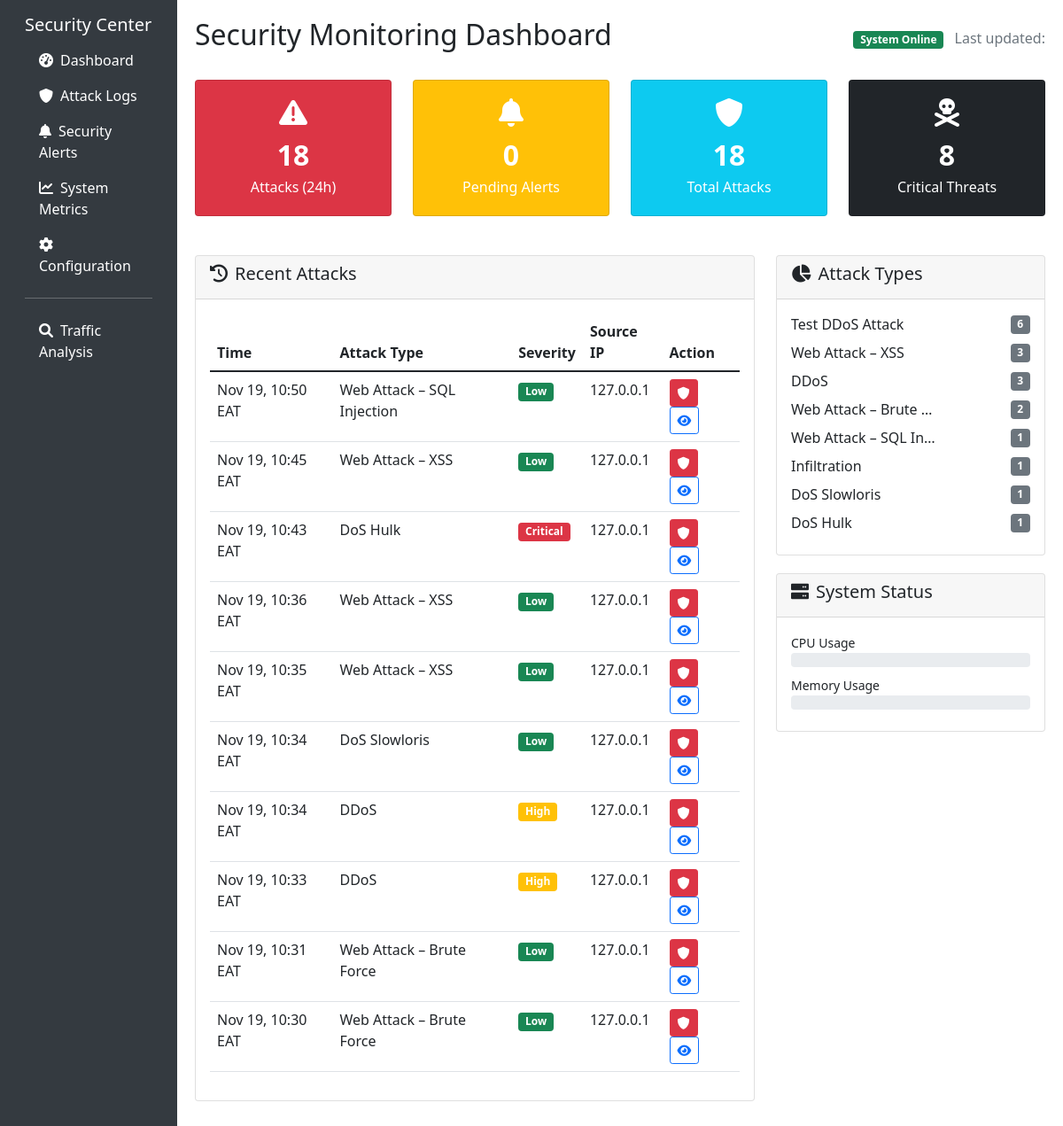
The page /dashboard/ (signed in) on the database its author committed.
### cyberattack/models.py (models this page shows, shortened)
class AttackLog(models.Model):
    ATTACK_TYPES = [
        (0, 'BENIGN'),
        (1, 'DDoS'),
        (2, 'FTP-Patator'),
        (3, 'SSH-Patator'),
        (4, 'DoS Hulk'),
        (5, 'DoS GoldenEye'),
        (6, 'DoS Slowloris'),
        (7, 'DoS Slowhttptest'),
        (8, 'Heartbleed'),
        (9, 'Web Attack – Brute Force'),
        (10, 'Web Attack – XSS'),
        (11, 'Web Attack – SQL Injection'),
        (12, 'Infiltration'),
    ]
    SEVERITY_LEVELS = [
        ('Low', 'Low'),
        ('Medium', 'Medium'),
        ('High', 'High'),
        ('Critical', 'Critical'),
    ]
    STATUS_CHOICES = [
        ('detected', 'Detected'),
        ('investigating', 'Under Investigation'),
        ('resolved', 'Resolved'),
        ('false_positive', 'False Positive'),
    ]
    attack_type = models.IntegerField(choices=ATTACK_TYPES, default=0)
    attack_name = models.CharField(max_length=100)
    severity = models.CharField(max_length=20, choices=SEVERITY_LEVELS, default='Medium')
    confidence_score = models.FloatField(default=0.0)
    destination_port = models.FloatField()
    flow_iat_min = models.FloatField()
    init_win_bytes_forward = models.FloatField()
    flow_duration = models.FloatField()
    total_length_of_fwd_packets = models.FloatField()
    init_win_bytes_backward = models.FloatField()
    flow_bytes_s = models.FloatField()
    fwd_iat_min = models.FloatField()
    bwd_packets_s = models.FloatField()
    fwd_packet_length_max = models.FloatField()
    bwd_iat_total = models.FloatField()
    fin_flag_count = models.FloatField()
    flow_packets_s = models.FloatField()
    source_ip = models.GenericIPAddressField(null=True, blank=True)
    user_agent = models.TextField(null=True, blank=True)
    request_path = models.CharField(max_length=500, null=True, blank=True)
    timestamp = models.DateTimeField(default=django_timezone.now)
    scenario_name = models.CharField(max_length=200, default='Unknown')
    status = models.CharField(max_length=20, choices=STATUS_CHOICES, default='detected')
    investigated_by = models.ForeignKey(User, on_delete=models.SET_NULL, null=True, blank=True)
    investigation_notes = models.TextField(blank=True)
    resolved_at = models.DateTimeField(null=True, blank=True)
    class Meta:
        ordering = ['-timestamp']
        indexes = [
            models.Index(fields=['timestamp']),
            models.Index(fields=['attack_type']),
            models.Index(fields=['severity']),
            models.Index(fields=['status']),
        ]

### cyberattack/admin_views.py (the view)
# urls.py: path('dashboard/', admin_views.admin_dashboard, name='admin_dashboard'),
@login_required
@user_passes_test(is_admin)
def admin_dashboard(request):
    now = timezone.now()
    last_24h = now - timedelta(hours=24)
    last_7d = now - timedelta(days=7)
    stats = {
        'total_attacks': AttackLog.objects.exclude(attack_type=0).count(),
        'attacks_24h': AttackLog.objects.exclude(attack_type=0).filter(timestamp__gte=last_24h).count(),
        'attacks_7d': AttackLog.objects.exclude(attack_type=0).filter(timestamp__gte=last_7d).count(),
        'pending_alerts': SecurityAlert.objects.filter(is_resolved=False).count(),
        'critical_attacks': AttackLog.objects.filter(severity='Critical').count(),
    }
    recent_attacks = AttackLog.objects.exclude(attack_type=0).order_by('-timestamp')[:10]
    attack_distribution = AttackLog.objects.exclude(attack_type=0).values('attack_name').annotate(
        count=Count('id')
    ).order_by('-count')[:10]
    severity_distribution = AttackLog.objects.exclude(attack_type=0).values('severity').annotate(
        count=Count('id')
    )
    latest_metrics = SystemMetrics.objects.first()
    context = {
        'stats': stats,
        'recent_attacks': recent_attacks,
        'attack_distribution': attack_distribution,
        'severity_distribution': severity_distribution,
        'latest_metrics': latest_metrics,
    }
    return render(request, 'cyberattack/admin_dashboard.html', context)

### cyberattack/admin_views.py (called while the page is built)
def is_admin(user):
    return user.is_staff or user.is_superuser

### cyberattack/models.py (called while the page is built)
    @classmethod
    def get_status(cls):
        maintenance, created = cls.objects.get_or_create(pk=1)
        return maintenance

### cyberattack/templates/cyberattack/admin_dashboard.html (shortened to what this page needs)
<!DOCTYPE html>
<html>
<head>
    <link href="https://cdn.jsdelivr.net/npm/bootstrap@5.1.3/dist/css/bootstrap.min.css" rel="stylesheet">
    <link href="https://cdnjs.cloudflare.com/ajax/libs/font-awesome/6.0.0/css/all.min.css" rel="stylesheet">
</head>
<body>
    <div class="container-fluid">
        <div class="row">
            <div class="col-md-2 sidebar">
                <div class="p-3">
                    <h5 class="text-white">Security Center</h5>
                    <nav class="nav flex-column">
                        <a class="nav-link active" href="{% url 'admin_dashboard' %}">
                            <i class="fas fa-tachometer-alt me-2"></i>Dashboard
                        </a>
                        <a class="nav-link" href="{% url 'attack_logs' %}">
                            <i class="fas fa-shield-alt me-2"></i>Attack Logs
                        </a>
                        <a class="nav-link" href="{% url 'security_alerts' %}">
                            <i class="fas fa-bell me-2"></i>Security Alerts
                        </a>
                        <a class="nav-link" href="{% url 'system_metrics' %}">
                            <i class="fas fa-chart-line me-2"></i>System Metrics
                        </a>
                        <a class="nav-link" href="{% url 'monitoring_config' %}">
                            <i class="fas fa-cog me-2"></i>Configuration
                        </a>
                        <hr class="text-white">
                        <a class="nav-link" href="{% url 'predict_attack' %}">
                            <i class="fas fa-search me-2"></i>Traffic Analysis
                        </a>
                    </nav>
                </div>
            </div>
            <div class="col-md-10 main-content">
                <div class="d-flex justify-content-between align-items-center mb-4">
                    <h2>Security Monitoring Dashboard</h2>
                    <div>
                        <span class="badge bg-success me-2">System Online</span>
                        <span class="text-muted">Last updated: </span>
                    </div>
                </div>
                <div class="row mb-4">
                    <div class="col-md-3">
                        <div class="card dashboard-card bg-danger text-white">
                            <div class="card-body stat-card">
                                <i class="fas fa-exclamation-triangle fa-2x mb-2"></i>
                                <div class="stat-number">{{ stats.attacks_24h }}</div>
                                <div>Attacks (24h)</div>
                            </div>
                        </div>
                    </div>
                    <div class="col-md-3">
                        <div class="card dashboard-card bg-warning text-white">
                            <div class="card-body stat-card">
                                <i class="fas fa-bell fa-2x mb-2"></i>
                                <div class="stat-number">{{ stats.pending_alerts }}</div>
                                <div>Pending Alerts</div>
                            </div>
                        </div>
                    </div>
                    <div class="col-md-3">
                        <div class="card dashboard-card bg-info text-white">
                            <div class="card-body stat-card">
                                <i class="fas fa-shield-alt fa-2x mb-2"></i>
                                <div class="stat-number">{{ stats.total_attacks }}</div>
                                <div>Total Attacks</div>
                            </div>
                        </div>
                    </div>
                    <div class="col-md-3">
                        <div class="card dashboard-card bg-dark text-white">
                            <div class="card-body stat-card">
                                <i class="fas fa-skull-crossbones fa-2x mb-2"></i>
                                <div class="stat-number">{{ stats.critical_attacks }}</div>
                                <div>Critical Threats</div>
                            </div>
                        </div>
                    </div>
                </div>
                <div class="row">
                    <div class="col-md-8">
                        <div class="card dashboard-card">
                            <div class="card-header">
                                <h5><i class="fas fa-history me-2"></i>Recent Attacks</h5>
                            </div>
                            <div class="card-body">
                                {% if recent_attacks %}
                                    <div class="table-responsive">
                                        <table class="table table-hover">
                                            <thead>
                                                <tr>
                                                    <th>Time</th>
                                                    <th>Attack Type</th>
                                                    <th>Severity</th>
                                                    <th>Source IP</th>
                                                    <th>Action</th>
                                                </tr>
                                            </thead>
                                            <tbody>
                                                {% for attack in recent_attacks %}
                                                <tr>
                                                    <td>{{ attack.timestamp|date:"M d, H:i T" }}</td>
                                                    <td>{{ attack.attack_name }}</td>
                                                    <td>
                                                        <span class="badge bg-{% if attack.severity == 'Critical' %}danger{% elif attack.severity == 'High' %}warning{% elif attack.severity == 'Medium' %}info{% else %}success{% endif %}">
                                                            {{ attack.severity }}
                                                        </span>
                                                    </td>
                                                    <td>{{ attack.source_ip|default:"Unknown" }}</td>
                                                    <td>
                                                        <a href="{% url 'mitigation_guide' attack.id %}" class="btn btn-sm btn-danger me-1" title="Mitigation Guide">
                                                            <i class="fas fa-shield-alt"></i>
                                                        </a>
                                                        <a href="{% url 'attack_detail' attack.id %}" class="btn btn-sm btn-outline-primary" title="View Details">
                                                            <i class="fas fa-eye"></i>
                                                        </a>
                                                    </td>
                                                </tr>
                                                {% endfor %}
                                            </tbody>
                                        </table>
                                    </div>
                                {% else %}
                                    <p class="text-muted">No recent attacks detected.</p>
                                {% endif %}
                            </div>
                        </div>
                    </div>
                    <div class="col-md-4">
                        <div class="card dashboard-card">
                            <div class="card-header">
                                <h5><i class="fas fa-chart-pie me-2"></i>Attack Types</h5>
                            </div>
                            <div class="card-body">
                                {% if attack_distribution %}
                                    {% for attack in attack_distribution %}
                                    <div class="d-flex justify-content-between align-items-center mb-2">
                                        <span>{{ attack.attack_name|truncatechars:20 }}</span>
                                        <span class="badge bg-secondary">{{ attack.count }}</span>
                                    </div>
                                    {% endfor %}
                                {% else %}
                                    <p class="text-muted">No attack data available.</p>
                                {% endif %}
                            </div>
                        </div>
                        <div class="card dashboard-card">
                            <div class="card-header">
                                <h5><i class="fas fa-server me-2"></i>System Status</h5>
                            </div>
                            <div class="card-body">
                                {% if latest_metrics %}
                                <div class="mb-2">
                                    <small>CPU Usage</small>
                                    <div class="progress">
                                    </div>
                                </div>
                                <div class="mb-2">
                                    <small>Memory Usage</small>
                                    <div class="progress">
                                    </div>
                                </div>
                                {% else %}
                                <p class="text-muted">No system metrics available.</p>
                                {% endif %}
                            </div>
                        </div>
                    </div>
                </div>
            </div>
        </div>
    </div>
</body>
</html>

### cyberattack/templates/cyberattack/admin_dashboard.html (style rules this page uses)
.dashboard-card { margin-bottom: 20px; }
.stat-card { text-align: center; padding: 20px; }
.stat-number { font-size: 2rem; font-weight: bold; }
.sidebar { background: #343a40; min-height: 100vh; }
.sidebar .nav-link { color: #fff; }
.main-content { padding: 20px; }

### rows shown on the page
AttackLog: timestamp "Nov 19, 10:50 EAT", attack_name "Web Attack – SQL Injection", severity "Low", source_ip "127.0.0.1"
AttackLog: timestamp "Nov 19, 10:45 EAT", attack_name "Web Attack – XSS", severity "Low", source_ip "127.0.0.1"
AttackLog: timestamp "Nov 19, 10:43 EAT", attack_name "DoS Hulk", severity "Critical", source_ip "127.0.0.1"
AttackLog: timestamp "Nov 19, 10:36 EAT", attack_name "Web Attack – XSS", severity "Low", source_ip "127.0.0.1"
AttackLog: timestamp "Nov 19, 10:35 EAT", attack_name "Web Attack – XSS", severity "Low", source_ip "127.0.0.1"
AttackLog: timestamp "Nov 19, 10:34 EAT", attack_name "DoS Slowloris", severity "Low", source_ip "127.0.0.1"
AttackLog: timestamp "Nov 19, 10:34 EAT", attack_name "DDoS", severity "High", source_ip "127.0.0.1"
AttackLog: timestamp "Nov 19, 10:33 EAT", attack_name "DDoS", severity "High", source_ip "127.0.0.1"
AttackLog: timestamp "Nov 19, 10:31 EAT", attack_name "Web Attack – Brute Force", severity "Low", source_ip "127.0.0.1"
AttackLog: timestamp "Nov 19, 10:30 EAT", attack_name "Web Attack – Brute Force", severity "Low", source_ip "127.0.0.1"

### other values the page prints
{{ stats.attacks_24h }} "18"
{{ stats.pending_alerts }} "0"
{{ stats.total_attacks }} "18"
{{ stats.critical_attacks }} "8"
{{ attack.attack_name|truncatechars:20 }} "Test DDoS Attack" "Web Attack – XSS" "DDoS" "Web Attack – Brute …" "Web Attack – SQL In…" "Infiltration" "DoS Slowloris" "DoS Hulk"
{{ attack.count }} "6" "3" "3" "2" "1" "1" "1" "1"
